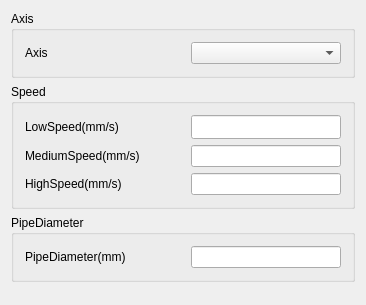
<?xml version="1.0" encoding="UTF-8"?>
<ui version="4.0">
 <class>Dialog_Setting_Axis</class>
 <widget class="QDialog" name="Dialog_Setting_Axis">
  <property name="geometry">
   <rect>
    <x>0</x>
    <y>0</y>
    <width>363</width>
    <height>305</height>
   </rect>
  </property>
  <property name="windowTitle">
   <string>Axis Setting</string>
  </property>
  <layout class="QVBoxLayout" name="verticalLayout">
   <item>
    <widget class="QGroupBox" name="groupBox_Axis">
     <property name="title">
      <string>Axis</string>
     </property>
     <layout class="QFormLayout" name="formLayout_3">
      <item row="0" column="0">
       <widget class="QLabel" name="label_Axis_Axis">
        <property name="minimumSize">
         <size>
          <width>160</width>
          <height>0</height>
         </size>
        </property>
        <property name="text">
         <string>Axis</string>
        </property>
       </widget>
      </item>
      <item row="0" column="1">
       <widget class="QComboBox" name="comboBox_Axis_sAxis">
        <property name="minimumSize">
         <size>
          <width>150</width>
          <height>0</height>
         </size>
        </property>
       </widget>
      </item>
     </layout>
    </widget>
   </item>
   <item>
    <widget class="QGroupBox" name="groupBox_Speed">
     <property name="title">
      <string>Speed</string>
     </property>
     <layout class="QFormLayout" name="formLayout_2">
      <item row="0" column="0">
       <widget class="QLabel" name="label_Speed_LowSpeed">
        <property name="minimumSize">
         <size>
          <width>160</width>
          <height>20</height>
         </size>
        </property>
        <property name="maximumSize">
         <size>
          <width>120</width>
          <height>16777215</height>
         </size>
        </property>
        <property name="text">
         <string>LowSpeed(mm/s)</string>
        </property>
       </widget>
      </item>
      <item row="0" column="1">
       <widget class="QLineEdit" name="lineEdit_Speed_fLowSpeed">
        <property name="minimumSize">
         <size>
          <width>0</width>
          <height>24</height>
         </size>
        </property>
        <property name="maximumSize">
         <size>
          <width>16777215</width>
          <height>20</height>
         </size>
        </property>
       </widget>
      </item>
      <item row="1" column="0">
       <widget class="QLabel" name="label_Speed_MediumSpeed">
        <property name="text">
         <string>MediumSpeed(mm/s)</string>
        </property>
       </widget>
      </item>
      <item row="1" column="1">
       <widget class="QLineEdit" name="lineEdit_Speed_fMediumSpeed"/>
      </item>
      <item row="2" column="0">
       <widget class="QLabel" name="label_Speed_HighSpeed">
        <property name="text">
         <string>HighSpeed(mm/s)</string>
        </property>
       </widget>
      </item>
      <item row="2" column="1">
       <widget class="QLineEdit" name="lineEdit_Speed_fHighSpeed"/>
      </item>
     </layout>
    </widget>
   </item>
   <item>
    <widget class="QGroupBox" name="groupBox_PipeDiameter">
     <property name="maximumSize">
      <size>
       <width>16777215</width>
       <height>120</height>
      </size>
     </property>
     <property name="title">
      <string>PipeDiameter</string>
     </property>
     <layout class="QFormLayout" name="formLayout">
      <item row="0" column="0">
       <widget class="QLabel" name="label_PipeDiameter_PipeDiameter">
        <property name="minimumSize">
         <size>
          <width>160</width>
          <height>0</height>
         </size>
        </property>
        <property name="text">
         <string>PipeDiameter(mm)</string>
        </property>
       </widget>
      </item>
      <item row="0" column="1">
       <widget class="QLineEdit" name="lineEdit_PipeDiameter_fPipeDiameter"/>
      </item>
     </layout>
    </widget>
   </item>
   <item>
    <spacer name="verticalSpacer">
     <property name="orientation">
      <enum>Qt::Vertical</enum>
     </property>
     <property name="sizeHint" stdset="0">
      <size>
       <width>20</width>
       <height>0</height>
      </size>
     </property>
    </spacer>
   </item>
  </layout>
 </widget>
 <layoutdefault spacing="6" margin="11"/>
 <resources/>
 <connections/>
</ui>
